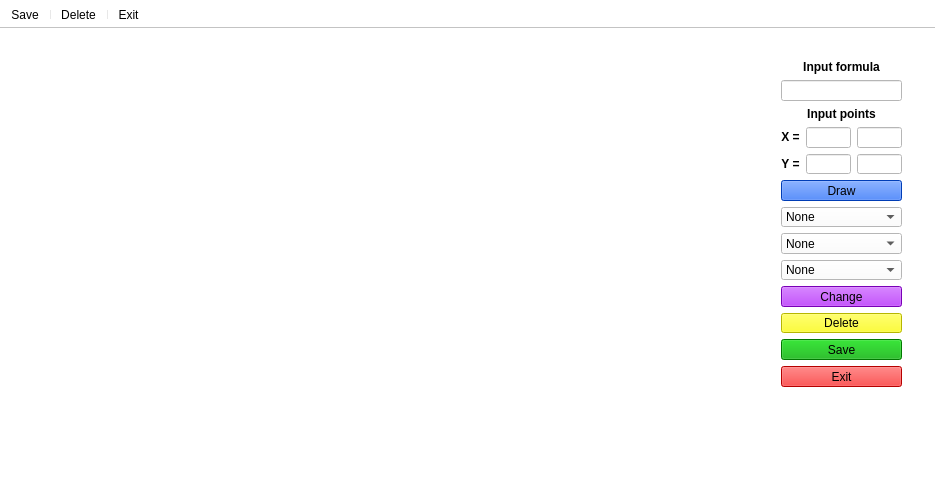
<?xml version="1.0" encoding="UTF-8"?>
<ui version="4.0">
 <class>ChartBuilder</class>
 <widget class="QMainWindow" name="ChartBuilder">
  <property name="windowModality">
   <enum>Qt::NonModal</enum>
  </property>
  <property name="geometry">
   <rect>
    <x>0</x>
    <y>0</y>
    <width>935</width>
    <height>500</height>
   </rect>
  </property>
  <property name="windowTitle">
   <string>ChartBuilder</string>
  </property>
  <property name="windowIcon">
   <iconset resource="myfiles.qrc">
    <normaloff>:/new/prefix1/ChartBuilder.png</normaloff>:/new/prefix1/ChartBuilder.png</iconset>
  </property>
  <property name="styleSheet">
   <string notr="true">background-color: rgb(255, 255, 255);</string>
  </property>
  <widget class="QWidget" name="centralWidget">
   <widget class="QCustomPlot" name="customPlot" native="true">
    <property name="geometry">
     <rect>
      <x>20</x>
      <y>20</y>
      <width>735</width>
      <height>440</height>
     </rect>
    </property>
   </widget>
   <widget class="QWidget" name="layoutWidget">
    <property name="geometry">
     <rect>
      <x>770</x>
      <y>20</y>
      <width>143</width>
      <height>348</height>
     </rect>
    </property>
    <layout class="QVBoxLayout" name="verticalLayout">
     <item>
      <widget class="QLabel" name="formula">
       <property name="text">
        <string>&lt;html&gt;&lt;head/&gt;&lt;body&gt;&lt;p&gt;&lt;span style=&quot; font-weight:600;&quot;&gt;Input formula&lt;/span&gt;&lt;/p&gt;&lt;/body&gt;&lt;/html&gt;</string>
       </property>
       <property name="alignment">
        <set>Qt::AlignCenter</set>
       </property>
      </widget>
     </item>
     <item>
      <widget class="QLineEdit" name="formulaInput"/>
     </item>
     <item>
      <widget class="QLabel" name="points">
       <property name="text">
        <string>&lt;html&gt;&lt;head/&gt;&lt;body&gt;&lt;p&gt;&lt;span style=&quot; font-weight:600;&quot;&gt;Input points&lt;/span&gt;&lt;/p&gt;&lt;/body&gt;&lt;/html&gt;</string>
       </property>
       <property name="alignment">
        <set>Qt::AlignCenter</set>
       </property>
      </widget>
     </item>
     <item>
      <layout class="QHBoxLayout" name="horizontalLayout">
       <item>
        <widget class="QLabel" name="X">
         <property name="text">
          <string>&lt;html&gt;&lt;head/&gt;&lt;body&gt;&lt;p&gt;&lt;span style=&quot; font-weight:600;&quot;&gt;X =&lt;/span&gt;&lt;/p&gt;&lt;/body&gt;&lt;/html&gt;</string>
         </property>
         <property name="alignment">
          <set>Qt::AlignCenter</set>
         </property>
        </widget>
       </item>
       <item>
        <widget class="QLineEdit" name="X1">
         <property name="alignment">
          <set>Qt::AlignCenter</set>
         </property>
        </widget>
       </item>
       <item>
        <widget class="QLineEdit" name="X2">
         <property name="alignment">
          <set>Qt::AlignCenter</set>
         </property>
        </widget>
       </item>
      </layout>
     </item>
     <item>
      <layout class="QHBoxLayout" name="horizontalLayout_2">
       <item>
        <widget class="QLabel" name="Y">
         <property name="text">
          <string>&lt;html&gt;&lt;head/&gt;&lt;body&gt;&lt;p&gt;&lt;span style=&quot; font-weight:600;&quot;&gt;Y =&lt;/span&gt;&lt;/p&gt;&lt;/body&gt;&lt;/html&gt;</string>
         </property>
         <property name="alignment">
          <set>Qt::AlignCenter</set>
         </property>
        </widget>
       </item>
       <item>
        <widget class="QLineEdit" name="Y1">
         <property name="alignment">
          <set>Qt::AlignCenter</set>
         </property>
        </widget>
       </item>
       <item>
        <widget class="QLineEdit" name="Y2">
         <property name="alignment">
          <set>Qt::AlignCenter</set>
         </property>
        </widget>
       </item>
      </layout>
     </item>
     <item>
      <widget class="QPushButton" name="DrawGraph">
       <property name="toolTip">
        <string>&lt;html&gt;&lt;head/&gt;&lt;body&gt;&lt;p&gt;&lt;span style=&quot; font-weight:400;&quot;&gt;Build graph&lt;/span&gt;&lt;/p&gt;&lt;/body&gt;&lt;/html&gt;</string>
       </property>
       <property name="styleSheet">
        <string notr="true">background-color: rgb(0, 85, 255);
font: 75 8pt &quot;System&quot;;</string>
       </property>
       <property name="text">
        <string>Draw</string>
       </property>
      </widget>
     </item>
     <item>
      <widget class="QComboBox" name="LineThickness">
       <property name="toolTip">
        <string>&lt;html&gt;&lt;head/&gt;&lt;body&gt;&lt;p&gt;Change line thickness&lt;/p&gt;&lt;/body&gt;&lt;/html&gt;</string>
       </property>
       <item>
        <property name="text">
         <string>None</string>
        </property>
       </item>
       <item>
        <property name="text">
         <string>1 pt</string>
        </property>
       </item>
       <item>
        <property name="text">
         <string>2 pt</string>
        </property>
       </item>
       <item>
        <property name="text">
         <string>3 pt</string>
        </property>
       </item>
       <item>
        <property name="text">
         <string>4 pt</string>
        </property>
       </item>
       <item>
        <property name="text">
         <string>5 pt</string>
        </property>
       </item>
       <item>
        <property name="text">
         <string>6 pt</string>
        </property>
       </item>
      </widget>
     </item>
     <item>
      <widget class="QComboBox" name="LineType">
       <property name="toolTip">
        <string>&lt;html&gt;&lt;head/&gt;&lt;body&gt;&lt;p&gt;Change color&lt;/p&gt;&lt;/body&gt;&lt;/html&gt;</string>
       </property>
       <item>
        <property name="text">
         <string>None</string>
        </property>
       </item>
       <item>
        <property name="text">
         <string>SolidLine</string>
        </property>
        <property name="icon">
         <iconset resource="myfiles.qrc">
          <normaloff>:/new/prefix1/solid.png</normaloff>:/new/prefix1/solid.png</iconset>
        </property>
       </item>
       <item>
        <property name="text">
         <string>DashLine</string>
        </property>
        <property name="icon">
         <iconset resource="myfiles.qrc">
          <normaloff>:/new/prefix1/dash.png</normaloff>:/new/prefix1/dash.png</iconset>
        </property>
       </item>
       <item>
        <property name="text">
         <string>DotLine</string>
        </property>
        <property name="icon">
         <iconset resource="myfiles.qrc">
          <normaloff>:/new/prefix1/dot.png</normaloff>:/new/prefix1/dot.png</iconset>
        </property>
       </item>
       <item>
        <property name="text">
         <string>DashDotLine</string>
        </property>
        <property name="icon">
         <iconset resource="myfiles.qrc">
          <normaloff>:/new/prefix1/dashdot.png</normaloff>:/new/prefix1/dashdot.png</iconset>
        </property>
       </item>
       <item>
        <property name="text">
         <string>DashDotDotLine</string>
        </property>
        <property name="icon">
         <iconset resource="myfiles.qrc">
          <normaloff>:/new/prefix1/dashdotdot.png</normaloff>:/new/prefix1/dashdotdot.png</iconset>
        </property>
       </item>
      </widget>
     </item>
     <item>
      <widget class="QComboBox" name="Color">
       <property name="toolTip">
        <string>&lt;html&gt;&lt;head/&gt;&lt;body&gt;&lt;p&gt;Change line type&lt;/p&gt;&lt;/body&gt;&lt;/html&gt;</string>
       </property>
       <item>
        <property name="text">
         <string>None</string>
        </property>
       </item>
       <item>
        <property name="text">
         <string>Black</string>
        </property>
        <property name="icon">
         <iconset resource="myfiles.qrc">
          <normaloff>:/new/prefix1/black.png</normaloff>:/new/prefix1/black.png</iconset>
        </property>
       </item>
       <item>
        <property name="text">
         <string>Red</string>
        </property>
        <property name="icon">
         <iconset resource="myfiles.qrc">
          <normaloff>:/new/prefix1/red.png</normaloff>:/new/prefix1/red.png</iconset>
        </property>
       </item>
       <item>
        <property name="text">
         <string>Green</string>
        </property>
        <property name="icon">
         <iconset resource="myfiles.qrc">
          <normaloff>:/new/prefix1/green.png</normaloff>:/new/prefix1/green.png</iconset>
        </property>
       </item>
       <item>
        <property name="text">
         <string>Blue</string>
        </property>
        <property name="icon">
         <iconset resource="myfiles.qrc">
          <normaloff>:/new/prefix1/blue.png</normaloff>:/new/prefix1/blue.png</iconset>
        </property>
       </item>
       <item>
        <property name="text">
         <string>Cyan</string>
        </property>
        <property name="icon">
         <iconset resource="myfiles.qrc">
          <normaloff>:/new/prefix1/cyan.png</normaloff>:/new/prefix1/cyan.png</iconset>
        </property>
       </item>
       <item>
        <property name="text">
         <string>Magenta</string>
        </property>
        <property name="icon">
         <iconset resource="myfiles.qrc">
          <normaloff>:/new/prefix1/magenta.png</normaloff>:/new/prefix1/magenta.png</iconset>
        </property>
       </item>
       <item>
        <property name="text">
         <string>Yellow</string>
        </property>
        <property name="icon">
         <iconset resource="myfiles.qrc">
          <normaloff>:/new/prefix1/yellow.png</normaloff>:/new/prefix1/yellow.png</iconset>
        </property>
       </item>
       <item>
        <property name="text">
         <string>Gray</string>
        </property>
        <property name="icon">
         <iconset resource="myfiles.qrc">
          <normaloff>:/new/prefix1/gray.png</normaloff>:/new/prefix1/gray.png</iconset>
        </property>
       </item>
      </widget>
     </item>
     <item>
      <widget class="QPushButton" name="Change">
       <property name="toolTip">
        <string>&lt;html&gt;&lt;head/&gt;&lt;body&gt;&lt;p&gt;Edit built graph&lt;/p&gt;&lt;/body&gt;&lt;/html&gt;</string>
       </property>
       <property name="styleSheet">
        <string notr="true">background-color: rgb(170, 0, 255);
font: 75 8pt &quot;System&quot;;</string>
       </property>
       <property name="text">
        <string>Change</string>
       </property>
      </widget>
     </item>
     <item>
      <widget class="QPushButton" name="Delete">
       <property name="toolTip">
        <string>&lt;html&gt;&lt;head/&gt;&lt;body&gt;&lt;p&gt;Delete graph&lt;/p&gt;&lt;/body&gt;&lt;/html&gt;</string>
       </property>
       <property name="styleSheet">
        <string notr="true">background-color: rgb(255, 255, 0);
font: 75 8pt &quot;System&quot;;</string>
       </property>
       <property name="text">
        <string>Delete</string>
       </property>
      </widget>
     </item>
     <item>
      <widget class="QPushButton" name="Save">
       <property name="toolTip">
        <string>&lt;html&gt;&lt;head/&gt;&lt;body&gt;&lt;p&gt;Save as a picture&lt;/p&gt;&lt;/body&gt;&lt;/html&gt;</string>
       </property>
       <property name="styleSheet">
        <string notr="true">background-color: rgb(0, 170, 0);
font: 75 8pt &quot;System&quot;;</string>
       </property>
       <property name="text">
        <string>Save</string>
       </property>
      </widget>
     </item>
     <item>
      <widget class="QPushButton" name="Exit">
       <property name="toolTip">
        <string>&lt;html&gt;&lt;head/&gt;&lt;body&gt;&lt;p&gt;Exit application&lt;/p&gt;&lt;/body&gt;&lt;/html&gt;</string>
       </property>
       <property name="styleSheet">
        <string notr="true">background-color: rgb(255, 0, 0);
font: 75 8pt &quot;System&quot;;</string>
       </property>
       <property name="text">
        <string>Exit</string>
       </property>
      </widget>
     </item>
    </layout>
   </widget>
  </widget>
  <widget class="QMenuBar" name="menuBar">
   <property name="geometry">
    <rect>
     <x>0</x>
     <y>0</y>
     <width>935</width>
     <height>21</height>
    </rect>
   </property>
  </widget>
  <widget class="QToolBar" name="toolBar">
   <property name="sizePolicy">
    <sizepolicy hsizetype="Preferred" vsizetype="Fixed">
     <horstretch>0</horstretch>
     <verstretch>0</verstretch>
    </sizepolicy>
   </property>
   <property name="windowTitle">
    <string>toolBar</string>
   </property>
   <property name="movable">
    <bool>false</bool>
   </property>
   <attribute name="toolBarArea">
    <enum>TopToolBarArea</enum>
   </attribute>
   <attribute name="toolBarBreak">
    <bool>false</bool>
   </attribute>
   <addaction name="actionSave"/>
   <addaction name="separator"/>
   <addaction name="actionDelete"/>
   <addaction name="separator"/>
   <addaction name="actionExit"/>
  </widget>
  <action name="actionSave">
   <property name="icon">
    <iconset resource="myfiles.qrc">
     <normaloff>:/new/prefix1/save.png</normaloff>:/new/prefix1/save.png</iconset>
   </property>
   <property name="text">
    <string>Save</string>
   </property>
   <property name="toolTip">
    <string>Save as a picture</string>
   </property>
  </action>
  <action name="actionDelete">
   <property name="icon">
    <iconset resource="myfiles.qrc">
     <normaloff>:/new/prefix1/delete.png</normaloff>:/new/prefix1/delete.png</iconset>
   </property>
   <property name="text">
    <string>Delete</string>
   </property>
   <property name="toolTip">
    <string>Delete graphs</string>
   </property>
  </action>
  <action name="actionExit">
   <property name="icon">
    <iconset resource="myfiles.qrc">
     <normaloff>:/new/prefix1/exit.png</normaloff>:/new/prefix1/exit.png</iconset>
   </property>
   <property name="text">
    <string>Exit</string>
   </property>
   <property name="toolTip">
    <string>Exit application</string>
   </property>
  </action>
 </widget>
 <layoutdefault spacing="6" margin="11"/>
 <customwidgets>
  <customwidget>
   <class>QCustomPlot</class>
   <extends>QWidget</extends>
   <header>qcustomplot.h</header>
   <container>1</container>
  </customwidget>
 </customwidgets>
 <resources>
  <include location="myfiles.qrc"/>
 </resources>
 <connections/>
</ui>
